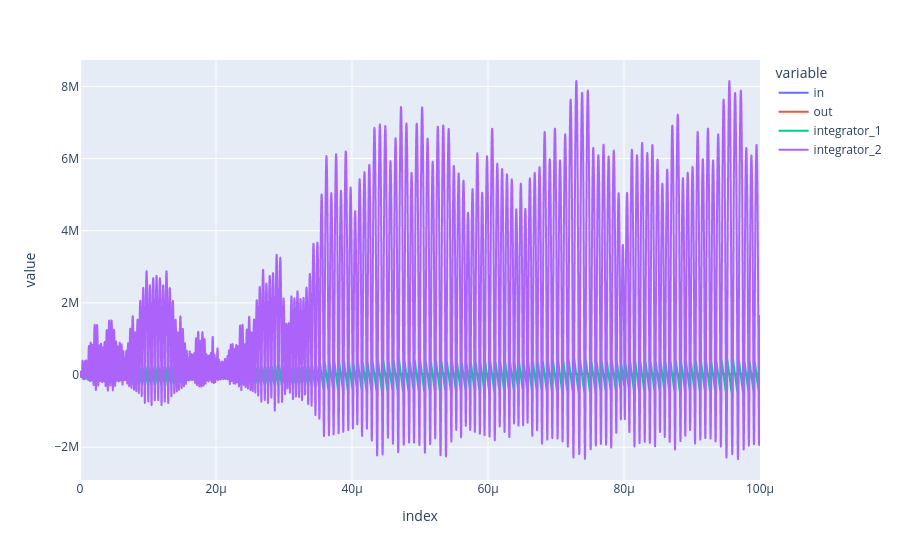

The code cell stored with this chart in its notebook:
### Code cell
px.line(df)

### Figure 1 — Plotly figure (JSON) as saved in the notebook; plotly's stock layout.template omitted (floating-point values rounded to 4 significant figures; data arrays with more than 128 entries replaced by an {"elided": "..."} marker saying what was removed)
{"data": [{"hovertemplate": "variable=in<br>index=%{x}<br>value=%{y}<extra></extra>", "legendgroup": "in", "line": {"color": "#636efa", "dash": "solid"}, "marker": {"symbol": "circle"}, "mode": "lines", "name": "in", "showlegend": true, "type": "scattergl", "x": {"elided": "10000 float values"}, "xaxis": "x", "y": {"elided": "10000 int values"}, "yaxis": "y"}, {"hovertemplate": "variable=out<br>index=%{x}<br>value=%{y}<extra></extra>", "legendgroup": "out", "line": {"color": "#EF553B", "dash": "solid"}, "marker": {"symbol": "circle"}, "mode": "lines", "name": "out", "showlegend": true, "type": "scattergl", "x": {"elided": "10000 float values"}, "xaxis": "x", "y": {"elided": "10000 int values"}, "yaxis": "y"}, {"hovertemplate": "variable=integrator_1<br>index=%{x}<br>value=%{y}<extra></extra>", "legendgroup": "integrator_1", "line": {"color": "#00cc96", "dash": "solid"}, "marker": {"symbol": "circle"}, "mode": "lines", "name": "integrator_1", "showlegend": true, "type": "scattergl", "x": {"elided": "10000 float values"}, "xaxis": "x", "y": {"elided": "10000 int values"}, "yaxis": "y"}, {"hovertemplate": "variable=integrator_2<br>index=%{x}<br>value=%{y}<extra></extra>", "legendgroup": "integrator_2", "line": {"color": "#ab63fa", "dash": "solid"}, "marker": {"symbol": "circle"}, "mode": "lines", "name": "integrator_2", "showlegend": true, "type": "scattergl", "x": {"elided": "10000 float values"}, "xaxis": "x", "y": {"elided": "10000 int values"}, "yaxis": "y"}], "layout": {"legend": {"title": {"text": "variable"}, "tracegroupgap": 0}, "margin": {"t": 60}, "xaxis": {"anchor": "y", "domain": [0, 1], "title": {"text": "index"}}, "yaxis": {"anchor": "x", "domain": [0, 1], "title": {"text": "value"}}}}
